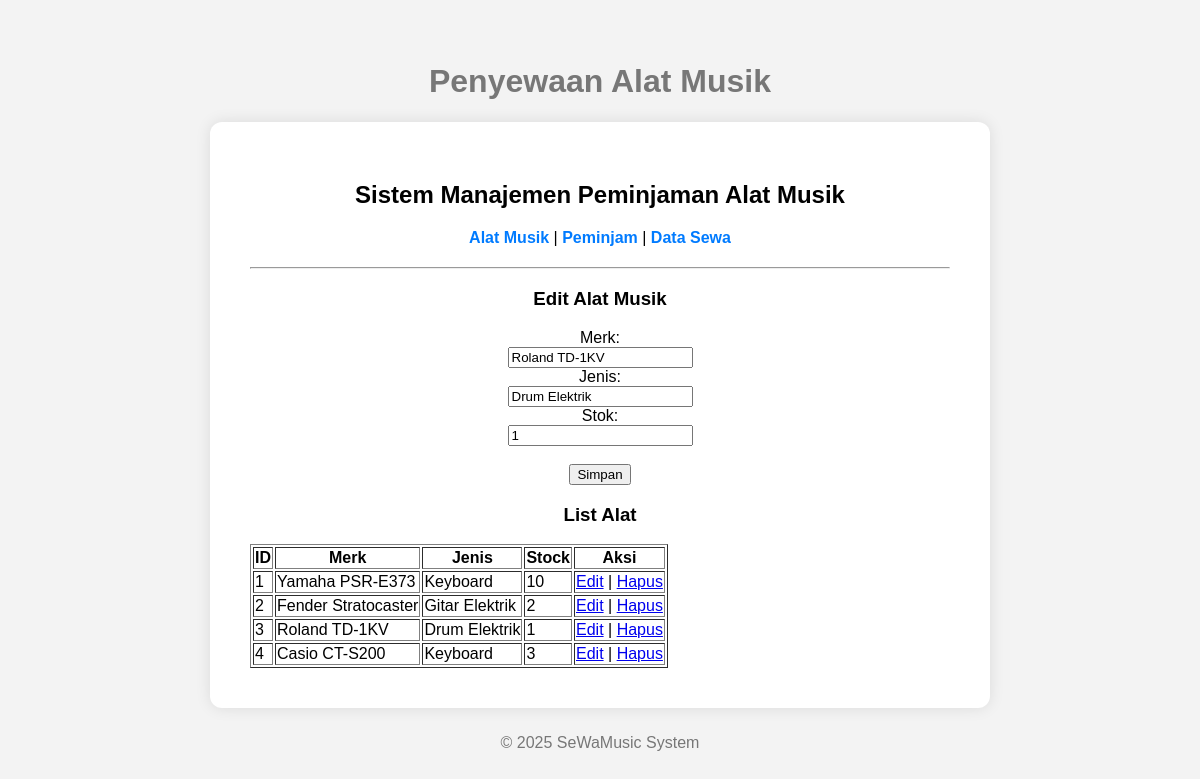
/?page=alat&edit=3, run on the app's committed database.
### tables this page shows
CREATE TABLE `alat_musik` (
  `id_alat` int(11) NOT NULL,
  `merk` varchar(100) NOT NULL,
  `jenis` varchar(100) NOT NULL,
  `stok` int(11) NOT NULL
);

### config/db.php (called while the page is built, shortened)
<?php
class Database {
    private $host = "localhost";
    private $username = "root";
    private $password = "";
    private $dbname = "peminjaman_alat_musik";
    public function __construct() {
        try {
            $this->conn = new PDO("mysql:host=$this->host;dbname=$this->dbname", $this->username, $this->password);
        } catch (PDOException $e) {
            echo "Connection failed: " . $e->getMessage();
        }
    }
}
?>

### class/Alatmusik.php (called while the page is built, shortened)
<?php
require_once 'config/db.php';
class Alatmusik {
    private $db;
    public function __construct(){
        $this->db = (new Database()) ->conn;
    }
    public function getAlatId($id) {
    $stmt = $this->db->prepare("SELECT * FROM alat_musik WHERE id_alat = ?");
    $stmt->execute([$id]);
    return $stmt->fetch(PDO::FETCH_ASSOC);
}
    public function tampilkanAlat(){
        $stmt = $this->db->query("SELECT * FROM alat_musik");
        return $stmt->fetchAll(PDO::FETCH_ASSOC);
    }
}
?>

### view/alat_musik.php (the view, shortened to what this page needs)
<?php
$editAlat = null;
if(isset($_GET['edit'])){
    $id = $_GET['edit'];
    $editAlat = $alat->getAlatId($id);
}
?>
<hr>
<h3><?= $editAlat ? 'Edit' : 'Tambah' ?> Alat Musik</h3>
<form method="POST">
    <label>Merk:</label><br>
    <input type="text" name="merk" value="<?= $editAlat['merk'] ?? '' ?>" required><br>
    <label>Jenis:</label><br>
    <input type="text" name="jenis" value="<?= $editAlat['jenis'] ?? '' ?>" required><br>
    <label>Stok:</label><br>
    <input type="number" name="stok" value="<?= $editAlat['stok'] ?? '' ?>" required><br><br>
    <button type="submit" name="<?= $editAlat ? 'update' : 'tambah' ?>">
        <?= $editAlat ? 'Simpan' : 'Tambah' ?>
    </button>
</form>
<h3>List Alat</h3>
<table border="1">
    <tr>
        <th>ID</th>
        <th>Merk</th>
        <th>Jenis</th>
        <th>Stock</th>
        <th>Aksi</th>
    </tr>
    <?php foreach ($alat->tampilkanAlat() as $a): ?>
    <tr>
        <td><?= $a['id_alat'] ?></td>
        <td><?= $a['merk'] ?></td>
        <td><?= $a['jenis'] ?></td>
        <td><?= $a['stok'] ?></td>
        <td>
             <a href="?page=alat&edit=<?= $a['id_alat'] ?>">Edit</a> |
            <a href="?page=alat&hapus=<?= $a['id_alat'] ?>" onclick="return confirm('Yakin hapus data ini?')">Hapus</a>
        </td>
    </tr>
    <?php endforeach; ?>
</table>

### style.css (style rules this page uses)
html, body { height: 100%; margin: 0; font-family: Arial, sans-serif; background-color: #f3f3f3; display: flex; flex-direction: column; justify-content: center; align-items: center; }

### data on the page
alat_musik: merk "Roland TD-1KV", jenis "Drum Elektrik", stok "1", id_alat "3"
alat_musik: id_alat "1", merk "Yamaha PSR-E373", jenis "Keyboard", stok "10"
alat_musik: id_alat "2", merk "Fender Stratocaster", jenis "Gitar Elektrik", stok "2"
alat_musik: id_alat "4", merk "Casio CT-S200", jenis "Keyboard", stok "3"
